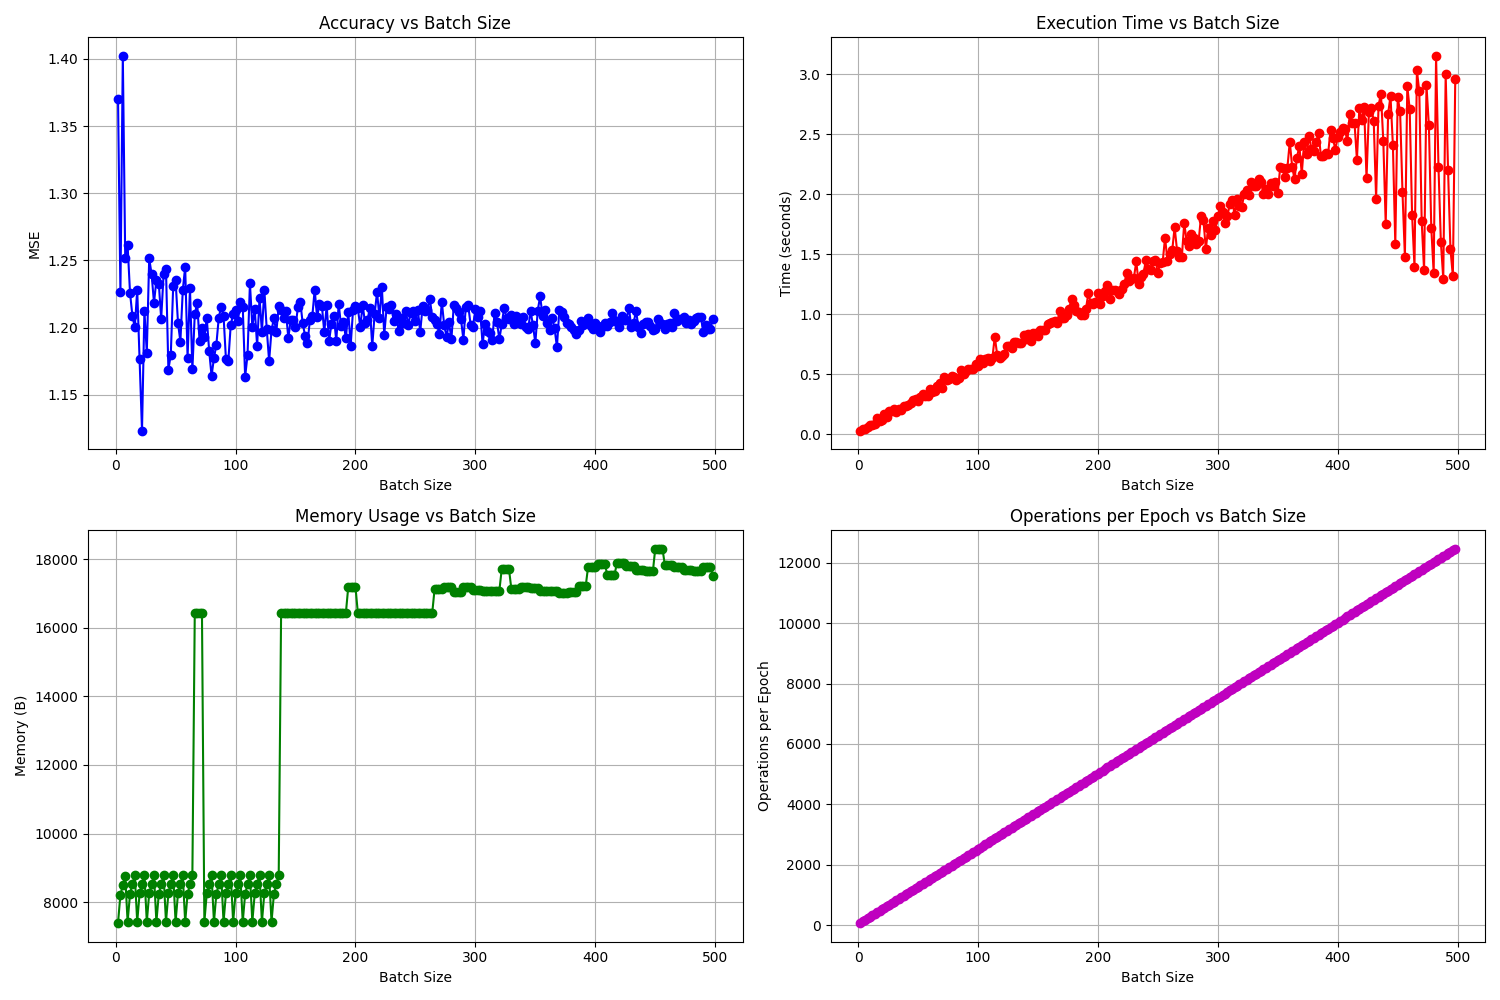

Python code for this plot:
import sgd
import numpy as np
import time
import psutil
import torch
import gc
import tracemalloc
from lib import algorithms
import matplotlib.pyplot as plt
from memory_profiler import profile

# Создаем тестовый датасет
quadratic = sgd.Polynomial(3)
dataset_parameters = np.array([4, 3, 2, 1])  # y = 4 + 3x + 2x^2 + x^3
dataset = [(np.array([x]), quadratic(dataset_parameters, np.array([x])) + np.random.normal(0, 0.1)) for x in np.linspace(-2, 2, 500)]

# Функция для измерения времени выполнения и памяти
def measure_time_and_memory(func, *args, **kwargs):
    gc.collect()
    torch.cuda.empty_cache()
    
    tracemalloc.start()
    
    start_time = time.time()
    result, total_ops = func(*args, **kwargs)
    end_time = time.time()
    
    return result, end_time - start_time, tracemalloc.get_traced_memory()[1], total_ops


# Параметры для сравнения
batch_sizes = [2 * i for i in range(1, len(dataset) // 2)]
epochs = 100
lr = algorithms.lr_constant(0.01)
reg = sgd.L1Regularization(0)

# Результаты
results = {
    'accuracy': [],
    'time': [],
    'memory': [],
    'operations': []
}

for batch_size in batch_sizes:
    # Измеряем время, память и получаем результат
    result, execution_time, memory_used, operations = measure_time_and_memory(
        sgd.sgd,
        quadratic,
        reg,
        dataset,
        epochs=epochs,
        batch_size=batch_size,
        lr=lr
    )
    
    # Вычисляем точность (MSE)
    ef = sgd.ErrorFunc(quadratic, reg, dataset)
    accuracy = ef(result)
    
    # Подсчитываем операции
    # Сохраняем результаты
    results['accuracy'].append(accuracy)
    results['time'].append(execution_time)
    results['memory'].append(memory_used)
    results['operations'].append(operations)
    
    print(f"Batch size: {batch_size}")
    print(f"Accuracy (MSE): {accuracy:.6f}")
    print(f"Time: {execution_time:.3f} seconds")
    print(f"Memory used: {memory_used} B")
    print(f"Operations: {operations}")
    print("-" * 50)

# Визуализация результатов
fig, axes = plt.subplots(2, 2, figsize=(15, 10))

# График точности
axes[0, 0].plot(batch_sizes, results['accuracy'], 'b-o')
axes[0, 0].set_xlabel('Batch Size')
axes[0, 0].set_ylabel('MSE')
axes[0, 0].set_title('Accuracy vs Batch Size')
axes[0, 0].grid(True)

# График времени
axes[0, 1].plot(batch_sizes, results['time'], 'r-o')
axes[0, 1].set_xlabel('Batch Size')
axes[0, 1].set_ylabel('Time (seconds)')
axes[0, 1].set_title('Execution Time vs Batch Size')
axes[0, 1].grid(True)

# График памяти
axes[1, 0].plot(batch_sizes, [m for m in results['memory']], 'g-o')
axes[1, 0].set_xlabel('Batch Size')
axes[1, 0].set_ylabel('Memory (B)')
axes[1, 0].set_title('Memory Usage vs Batch Size')
axes[1, 0].grid(True)

# График операций на эпоху
ops_per_epoch = [ops / epochs for ops in results['operations']]
axes[1, 1].plot(batch_sizes, ops_per_epoch, 'm-o')
axes[1, 1].set_xlabel('Batch Size')
axes[1, 1].set_ylabel('Operations per Epoch')
axes[1, 1].set_title('Operations per Epoch vs Batch Size')
axes[1, 1].grid(True)

plt.tight_layout()
plt.savefig('batch_size_comparison.png')
plt.show()